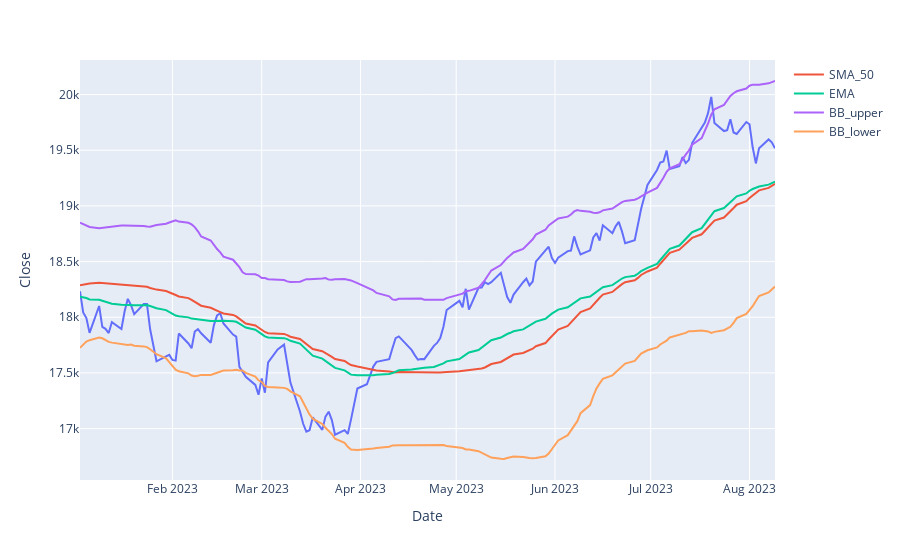

Notebook cell for this chart:
### Code cell
fig=px.line(final_df,x=final_df.index,y="Close")
#fig.add_scatter(x=final_df.index,y=final_df.MA)
fig.add_scatter(x=final_df.index,y=final_df.SMA_50,name="SMA_50")
fig.add_scatter(x=final_df.index,y=final_df.EMA,name="EMA")
fig.add_scatter(x=final_df.index,y=final_df.BB_upper,name="BB_upper")
fig.add_scatter(x=final_df.index,y=final_df.BB_lower,name="BB_lower")
fig.show()

### Figure 1 — Plotly figure (JSON) as saved in the notebook; plotly's stock layout.template omitted (floating-point values rounded to 4 significant figures; data arrays with more than 128 entries replaced by an {"elided": "..."} marker saying what was removed)
{"data": [{"hovertemplate": "Date=%{x}<br>Close=%{y}<extra></extra>", "legendgroup": "", "line": {"color": "#636efa", "dash": "solid"}, "marker": {"symbol": "circle"}, "mode": "lines", "name": "", "orientation": "v", "showlegend": false, "type": "scatter", "x": {"elided": "149 str values"}, "xaxis": "x", "y": {"elided": "149 float values"}, "yaxis": "y"}, {"name": "SMA_50", "type": "scatter", "x": {"elided": "149 str values"}, "y": {"elided": "149 float values"}}, {"name": "EMA", "type": "scatter", "x": {"elided": "149 str values"}, "y": {"elided": "149 float values"}}, {"name": "BB_upper", "type": "scatter", "x": {"elided": "149 str values"}, "y": {"elided": "149 float values"}}, {"name": "BB_lower", "type": "scatter", "x": {"elided": "149 str values"}, "y": {"elided": "149 float values"}}], "layout": {"legend": {"tracegroupgap": 0}, "margin": {"t": 60}, "xaxis": {"anchor": "y", "domain": [0, 1], "title": {"text": "Date"}}, "yaxis": {"anchor": "x", "domain": [0, 1], "title": {"text": "Close"}}}}
